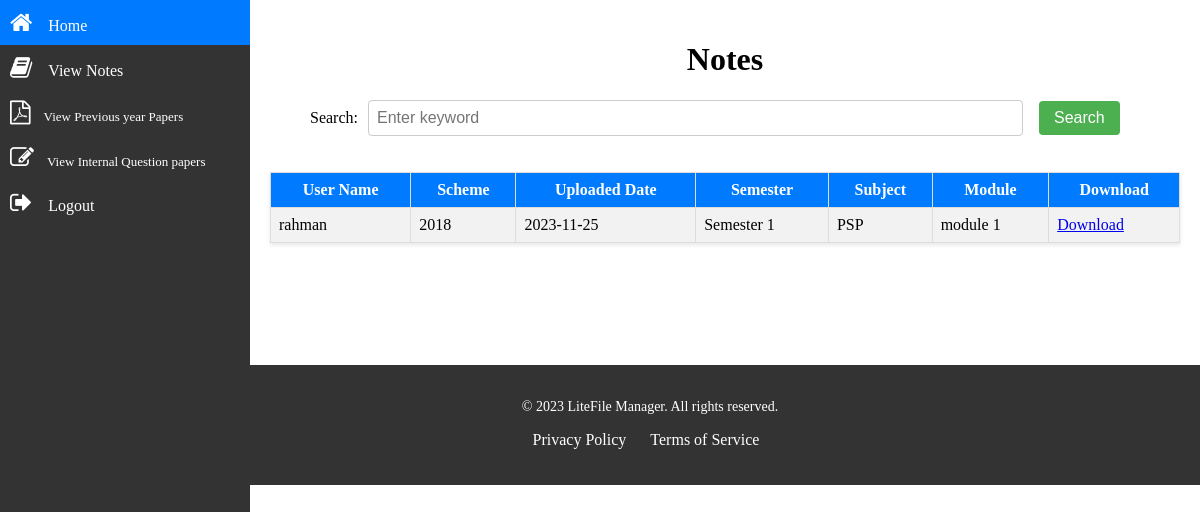
/usersearch.php, run on the app's committed database.
### tables this page shows
CREATE TABLE `uploaded_notes` (
  `user_name` varchar(50) NOT NULL,
  `scheme` varchar(50) NOT NULL,
  `uploaded_date` varchar(50) NOT NULL,
  `semester` varchar(50) NOT NULL,
  `subject` varchar(50) NOT NULL,
  `module` varchar(50) NOT NULL,
  `document_path` varchar(50) NOT NULL,
  `id` int(11) NOT NULL
);

### usersearch.php (the view, shortened to what this page needs)
<!DOCTYPE html>
<html>
<head>
  <link rel="stylesheet" type="text/css" href="css/footernav.css">
  <link rel="stylesheet" type="text/css" href="css/sidebar.css">
  <link rel="stylesheet" href="https://cdnjs.cloudflare.com/ajax/libs/font-awesome/4.7.0/css/font-awesome.min.css">
</head>
<body>
<div class="sidebar">
    <a href="user_dashboard.php"><i class="fa fa-home" style="font-size:24px"></i>&emsp;Home</a>
    <a href="userviewnotes.html"><i class='fa fa-book' style='font-size:24px'></i>&emsp;View Notes</a>
    <a href="userviewprevious.html"style="font-size:13px"><i class='fa fa-file-pdf-o' style='font-size:24px'></i>&emsp;View Previous year Papers</a>
    <a href="userviewinternals.html" style="font-size:13px"><i class='fa fa-edit' style='font-size:24px'></i>&emsp;View Internal Question papers</a>
    <a href="login.html"><i class='fa fa-sign-out' style='font-size:24px'></i>&emsp;Logout</a>
  </div>
   <div class="content">
    <div class="container">
        <h1 style="text-align:center">Notes</h1>
        <form method="GET" action="">
            <label for="search">Search:</label>
            <input type="text" id="search" name="search" placeholder="Enter keyword">
            &emsp;<button type="submit">Search</button>
        </form>
        <br><br>
    <?php
include 'conn.php';
if (isset($_GET['search'])) {
    $search = mysqli_real_escape_string($conn, $_GET['search']);
    $sql = "SELECT * FROM uploaded_notes WHERE subject LIKE '%$search%' OR scheme LIKE '%$search%' OR semester LIKE '%$search%'";
    $result = mysqli_query($conn, $sql);
    if ($result) {
        echo "<table border='1'>";
        echo "<tr><th>User Name</th><th>Scheme</th><th>Uploaded Date</th><th>Semester</th><th>Subject</th><th>Module</th><th>Download</th></tr>";
        while ($row = mysqli_fetch_assoc($result)) {
            echo "<tr>";
            echo "<td>{$row['user_name']}</td>";
            echo "<td>{$row['scheme']}</td>";
            echo "<td>{$row['uploaded_date']}</td>";
            echo "<td>{$row['semester']}</td>";
            echo "<td>{$row['subject']}</td>";
            echo "<td>{$row['module']}</td>";
            $file_path = urlencode($row['document_path']);
            echo "<td><a href='download.php?file={$file_path}' target='_blank'>Download</a></td>";
            echo "</tr>";
        }
        echo "</table>";
    } else {
        echo "Error executing the query: " . mysqli_error($conn);
    }
} else {
    $sql = "SELECT * FROM uploaded_notes";
    $result = mysqli_query($conn, $sql);
    if ($result) {
        echo "<table border='1'>";
        echo "<tr><th>User Name</th><th>Scheme</th><th>Uploaded Date</th><th>Semester</th><th>Subject</th><th>Module</th><th>Download</th></tr>";
        while ($row = mysqli_fetch_assoc($result)) {
            echo "<tr>";
            echo "<td>{$row['user_name']}</td>";
            echo "<td>{$row['scheme']}</td>";
            echo "<td>{$row['uploaded_date']}</td>";
            echo "<td>{$row['semester']}</td>";
            echo "<td>{$row['subject']}</td>";
            echo "<td>{$row['module']}</td>";
            echo "<td><a href='{$row['document_path']}' download>Download</a></td>";
            echo "</tr>";
        }
        echo "</table>";
    } else {
        echo "Error executing the query: " . mysqli_error($conn);
    }
}
?>
    </div>
   </div>
  <p style="padding-top:70px"></p>
  <div class="footer">
        <div class="footer-content">
            <p style="padding-left:100px">&copy; 2023 LiteFile Manager. All rights reserved.</p>
            <ul>
                <li><a href="#">&emsp;&emsp;&emsp;&emsp;&emsp;&emsp;&emsp;Privacy Policy</a></li>
                <li><a href="#">Terms of Service</a></li>
            </ul>
        </div>
    </div>
</body>
</html>

### css/footernav.css (style rules this page uses)
.footer { background-color: #333; color: #fff; padding: 20px; text-align: center; }
.footer-content { max-width: 800px; max-height: 400px; margin: 0 auto; }
.footer-content p { font-size: 14px; }
.footer-content ul { list-style: none; padding: 0; }
.footer-content li { display: inline; margin-right: 20px; }
.footer-content a { color: #fff; text-decoration: none; }

### css/sidebar.css (style rules this page uses)
body { margin: 0; padding: 0; }
.sidebar { width: 250px; height: 100%; position: fixed; top: 0; left: 0; background-color: #333; color: #fff; }
.sidebar a { text-decoration: none; color: #fff; display: block; padding: 10px; transition: background-color 0.3s; }
.content { margin-left: 250px; padding: 20px; }
input[type="text"] { padding: 10px; border: 1px solid #ccc; border-radius: 5px; width: 70%; }
table { width: 100%; border-collapse: collapse; box-shadow: 0 2px 4px rgba(0, 0, 0, 0.1); }
th { background-color: #007bff; color: #fff; padding: 10px; }
tr:nth-child(even) { background-color: #f2f2f2; }
td, th { border: 1px solid #ddd; padding: 8px; }

### usersearch.php (style rules this page uses)
form { display: flex; align-items: center; }
label { margin-right: 10px; margin-left: 40px; font-size: 16px; }
#search { padding: 8px; border: 1px solid #ccc; border-radius: 4px; font-size: 16px; }
button { padding: 8px 15px; background-color: #4CAF50; color: #fff; border: none; border-radius: 4px; cursor: pointer; font-size: 16px; }
label { margin-right: 10px; font-size: 16px; }

### data on the page
uploaded_notes: user_name "rahman", scheme "2018", uploaded_date "2023-11-25", semester "Semester 1", subject "PSP", module "module 1"
